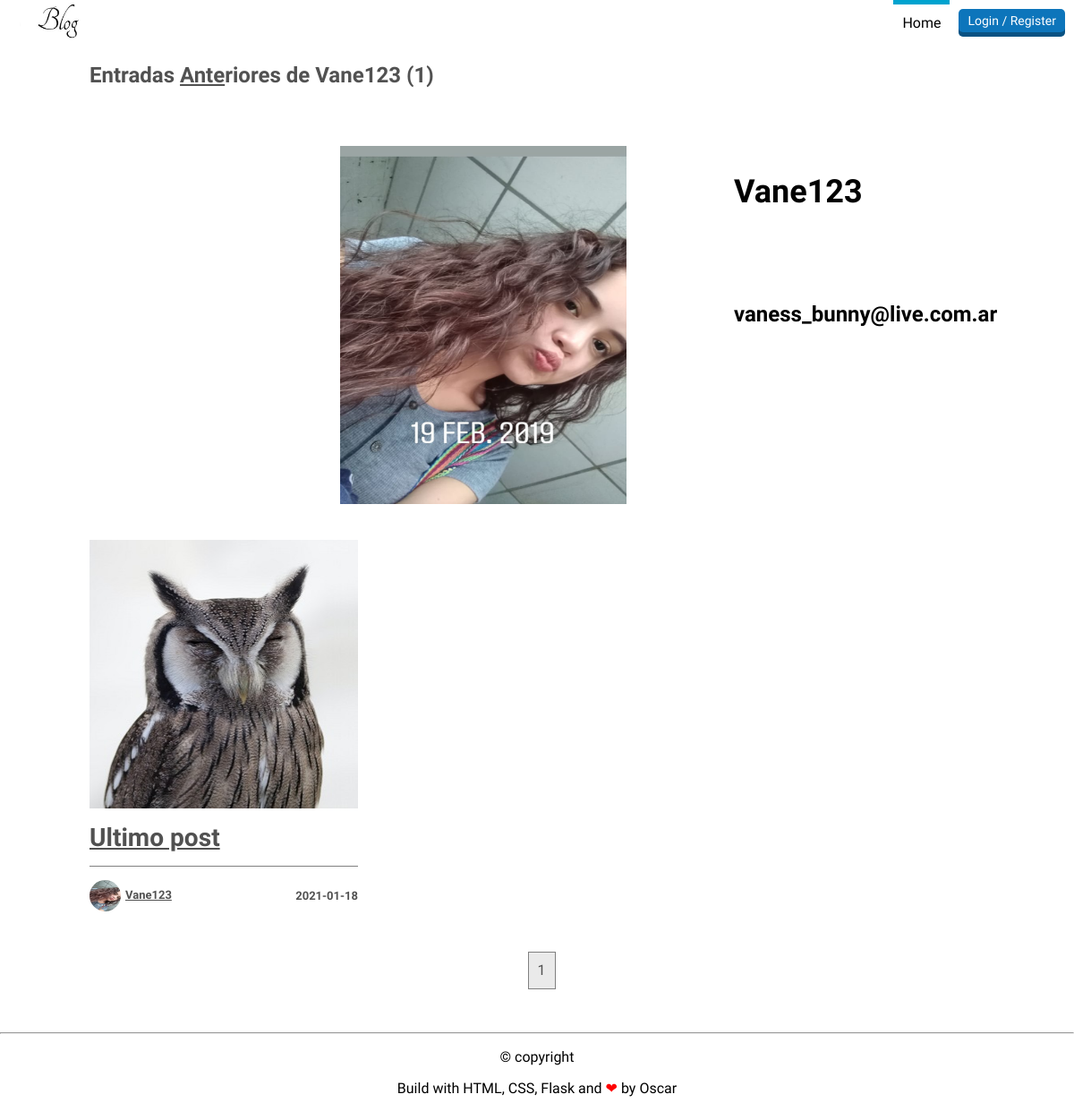
/user/Vane123, run on the app's committed database.
### flaskblog/models.py (models this page shows, shortened)
class User(db.Model, UserMixin):
    id = db.Column(db.Integer, primary_key=True)
    username = db.Column(db.String(20), unique=True, nullable=False)
    email = db.Column(db.String(120), unique=True, nullable=False)
    image_file = db.Column(db.String(20), nullable=False, default='default.jpg')
    bio = db.Column(db.String(500), nullable=True, default=' ')
    facebook = db.Column(db.String(120), nullable=True, default=' ')
    twitter = db.Column(db.String(120), nullable=True, default=' ')
    password = db.Column(db.String(60), nullable=True, default=' ')
    posts = db.relationship('Post', backref='author', lazy=True)

class Post(db.Model):
    id = db.Column(db.Integer, primary_key=True)
    title = db.Column(db.String(100), nullable=False)
    date_posted = db.Column(db.DateTime, nullable=False, default=datetime.utcnow)
    content = db.Column(db.Text, nullable=False)
    user_id = db.Column(db.Integer, db.ForeignKey('user.id'), nullable=False)

### flaskblog/users/routes.py (the view)
@users.route("/user/<string:username>")
def user_posts(username):
    page = request.args.get('page', 1, type=int)
    user = User.query.filter_by(username=username).first_or_404()
    posts = Post.query.filter_by(author=user)\
        .order_by(Post.date_posted.desc())\
        .paginate(page=page, per_page=6)
    return render_template('user_posts.html', posts=posts, user=user)

### flaskblog/templates/user_posts.html (shortened to what this page needs)
{% extends "layout.html" %}
{% block content %}
    <header>
        <a href="{{ url_for('main.home') }}">
            <img src="{{ url_for('static', filename='profile_pics/logo.jpg') }}" alt="logo" height="40">
        </a>
        <div class="header-right">
            {% if current_user.is_authenticated %}
            <nav>
                <ul>
                    <li><a href="{{ url_for('main.home') }}" class="is-active">Home</a></li>
                    <li><a class="nav-item nav-link" href="{{ url_for('posts.new_post') }}">New Post</a></li>
                    <li><a href="{{ url_for('users.agenda') }}">Agenda</a></li>
                    <li><a href="#blog-items">Blog</a></li>
                    <li><a href="#">Info</a></li>
                    <li><a href="{{ url_for('users.account') }}">Account</a></li>
                </ul>
            </nav>
                <a href="{{ url_for('users.logout') }}" class="button red">logout</a>
            {% else %}
            <nav>
                <ul>
                    <li><a href="{{ url_for('main.home') }}" class="is-active">Home</a></li>
                </ul>
            </nav>
                <a href="{{ url_for('users.login') }}" class="button blue">Login / Register</a>
            {% endif %}
        </div>
    </header>
    <section class="blog">
        <div class="contenedor">
            <h2 class="titulo"> Entradas <span>Ante</span>riores de {{ user.username }} ({{ posts.total }}) </h2>
        </div> <h1 class="mb-3">
        <div class="daccount">
            <section class="dform">
                <div class="imes">
                    <img src="{{ url_for('static', filename='profile_pics/' + user.image_file) }}"
                        alt="default" width="320" height="400">
                </div>
                <div class="col5">
                    <h2 class="account-heading">{{ user.username }}</h2>
                    <p class="text-secondary">{{ user.email }}</p>
                </div>
            </section>
        </div>
        <section id = "blog-items" class="blog-items">
            {% for post in posts.items %}
            <article class="item-blog">
                <a href="{{ url_for('posts.post', post_id=post.id) }}">
                    <img src="{{ url_for('static', filename='profile_pics/img6.jpg') }}" alt="img2" width="300" height="300">
                </a>
                <div class="description">
                    <h3><a href="{{ url_for('posts.post', post_id=post.id) }}">{{ post.title }}</a></h3>
                    <div class="autor">
                        <p>
                            <img src="{{ url_for('static', filename='profile_pics/' + post.author.image_file) }}"
                            alt="default" width="35px" height="35px"><span><a href="{{ url_for('users.user_posts', username=post.author.username) }}">{{ post.author.username }}</a></span>
                        </p>
                        <span>{{ post.date_posted.strftime('%Y-%m-%d') }}</span>
                    </div>
                </div>
            </article>
            {% endfor %}
        </section>
    </section>
    <div class="paginador">
        <ul>
            {% for page_num in posts.iter_pages(left_edge = 1, right_edge = 1, left_current = 1, right_current = 2) %}
                {% if page_num %}
                    {% if posts.page == page_num %}
                        <li><a href="{{ url_for('users.user_posts', username=user.username, page=page_num) }}">{{ page_num }}</a></li>
                    {% else %}
                        <li><a href="{{ url_for('users.user_posts', username=user.username, page=page_num) }}">{{ page_num }}</a></li>
                    {% endif %}
                {% else %}
                    ...
                {% endif %}
            {% endfor %}
        </ul>
    </div>
{% endblock content %}

### flaskblog/static/estilo.css (style rules this page uses)
body { font-family: 'allerta', sans-serif; margin: 0; color: #515151; }
a { color: #515151; }
header { background: white; height: 50px; padding: 0 10px; display: flex; justify-content: space-between; align-items: center; }
.header-right { height: inherit; display: flex; align-items: center; }
.header-right .button { margin-left: 10px; }
.button { background: gray; box-shadow: inset 0 -5px 0 rgba(0, 0, 0, .3); font-size: 14px; padding: 5px 10px 10px 10px; border-radius: 5px; text-decoration: none; color: white; transition: .2s; }
.button.blue { background: #0d75bb; border-color: #0d75bb; }
nav { height: inherit; margin: 0; }
nav ul { margin: 0; height: inherit; }
nav ul { display: flex; }
nav li { list-style: none; color: black; height: inherit; display: flex; align-items: center; }
nav li:after { content: "|"; display: inline-block; }
nav li:last-child:after { display: none; }
nav a { color: black; text-decoration: none; height: inherit; display: flex; padding: 0 10px; align-items: center; }
nav a.is-active { box-shadow: inset 0 5px 0 #00a3cf; }
h1 { margin: 0; font-weight: 600; margin-bottom: 15px; }
.blog { width: 1000px; margin: 0 auto; }
.titulo span { text-decoration: underline; }
.blog-items { display: flex; flex-wrap: wrap; justify-content: space-between; }
.blog-items h3 { font-weight: 600; margin: 10px 0 15px; }
.item-blog { width: 300px; height: 375px; padding-bottom: 50px; }
.item-blog .description { margin-bottom: 15px; }
.paginador { display: flex; justify-content: center; align-items: center; padding: 20px 0; }
.paginador ul { display: flex; list-style: none; margin: 0; padding: 0; margin-left: 10px ; }
.paginador li { background: #eaeaea; height: 40px; line-height: 40px; border: 1px solid gray; margin: 0 5px; }
.paginador a { padding: 0 10px; text-decoration: none; display: block; height: inherit; }
.autor { display: flex; justify-content: space-between; align-items: center; font-size: 13px; border-top: 1px solid gray; padding-top: 15px; }
.autor img { border-radius: 50%; vertical-align: middle; margin-right: 5px; }
.autor p { margin: 0; }
.contenedor { display: flex; justify-content: space-between; margin: auto; position: relative; }
.imes { width: 500px; }
.imes, .col5 { display: flex; flex-direction: column; width: 350px; margin: 20px 10px 0px 80px; }
.daccount { display: flex; justify-content: space-between; margin: auto; position: relative; }
.dform { display: flex; width: 1000px; height: 460px; color: black; margin: 25px 0 0 200px; }

### data on the page
User: username "Vane123", image_file (picture), email "vaness_bunny@live.com.ar"
Post: title "Ultimo post", image_file (picture), author.username "Vane123", date_posted "2021-01-18"

### other printed values
{{ posts.total }} "1"
{{ page_num }} "1"
